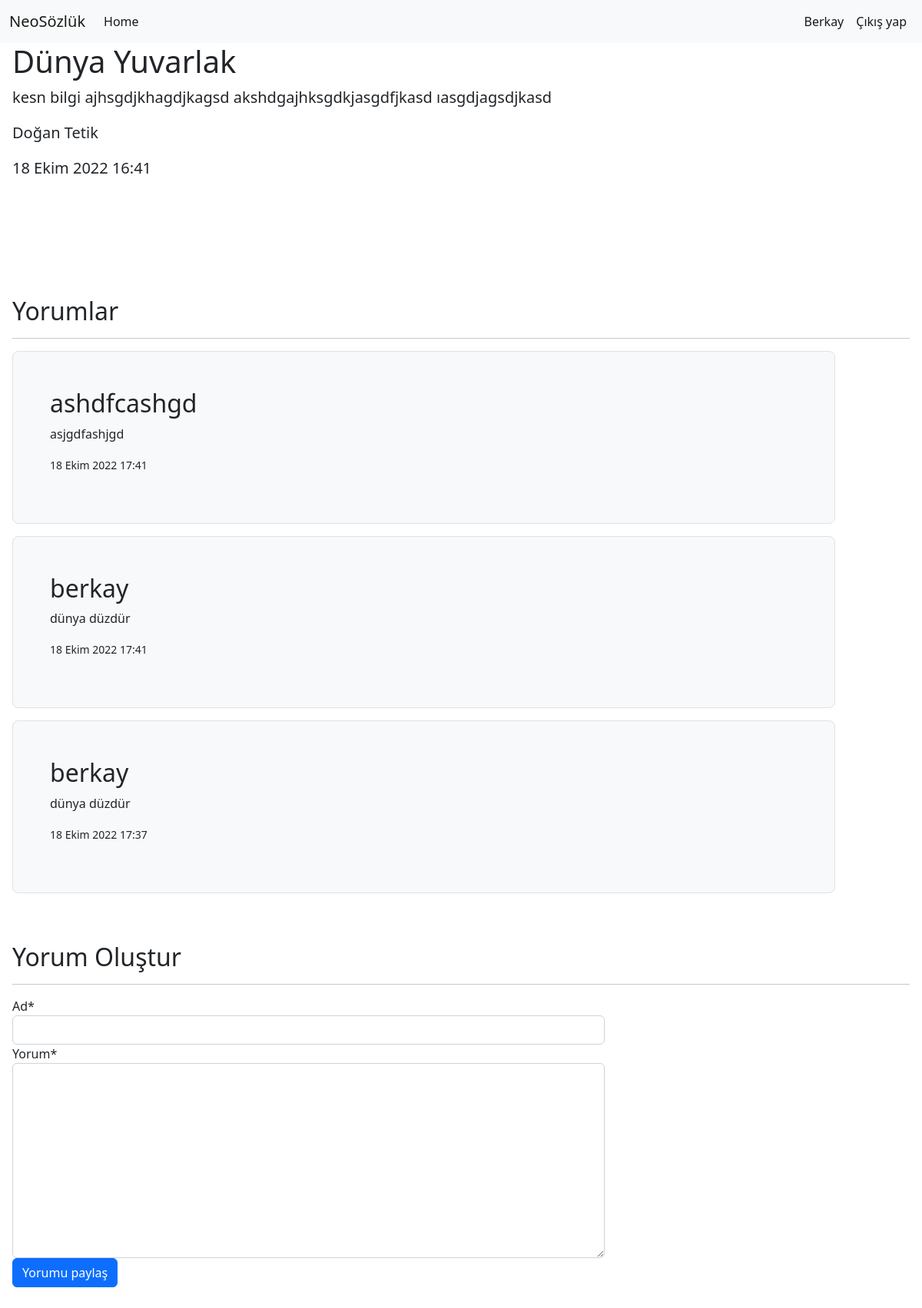
Page /detail/2/ (signed in) on the committed database.
### Appmy/models.py (models this page shows)
class Contentt(models.Model):
    title = models.CharField(("Başlık"), max_length=50)
    text = models.TextField(("Yazı"))
    yazar = models.CharField(("Yazar"), max_length=50)
    new_date = models.DateTimeField(("Yayınlanma Zamanı"), auto_now_add=True)

class Comments(models.Model):
    post = models.ForeignKey("Appmy.Contentt", verbose_name=("Post"), on_delete=models.CASCADE, related_name='comments')
    name = models.CharField(("Ad"), max_length=50)
    text = models.TextField(("Yorum"))
    com_date = models.DateTimeField(("Yorum Saati"), auto_now_add=True)
    class Meta:
        ordering = ['-com_date',]

### Appmy/views.py (the view)
# urls.py: path('detail/<id>/', detail, name='detail'),
def detail(request,id):
    postdetail = get_object_or_404(Contentt, id=id)
    form = CommenttForm(request.POST or None)
    if form.is_valid():
        comment = form.save(commit=False)
        comment.post = postdetail
        comment.save()
    context = {
        'postdetail':postdetail,
        'form':form,
    }
    return render(request, "detail.html", context)

### Appmy/forms.py
class CommenttForm(forms.ModelForm):
    class Meta:
        model = Comments
        fields = ("name","text")

### Appmy/templates/detail.html (shortened to what this page needs)
{% extends 'base.html' %}
{% load crispy_forms_tags %}
{% block body %}
    <main class="px-3">
        <h1>{{ postdetail.title }}</h1>
        <p class="lead">{{ postdetail.text }}</p>
        <p class="lead">{{ postdetail.yazar }}</p>
        <p class="lead">{{ postdetail.new_date }}</p>
        <p class="lead">
            <a href="#" class="btn btn-lg btn-secondary fw-bold border-white bg-white">asdasd</a>
        </p>
        <br><br><br>
        <h2>Yorumlar</h2>
        <hr>
        {% for i in postdetail.comments.all %}
        <div class="col-11 mb-3">
            <div class="h-100 p-5 bg-light border rounded-3">
                <h2>{{ i.name }}</h2>
                <p>{{ i.text }}</p>
                <p><small>{{ i.com_date }}</small></p>
            </div>
        </div>
        {% endfor %}
        {% if user.is_authenticated %}
            <br><br>
            <h2>Yorum Oluştur</h2>
            <hr>
            <div class="row">
                <div class="col-8">
                    <form action="" method="POST">
                        {{ form|crispy }}
                        <input class="btn btn-primary" type="submit" value="Yorumu paylaş">
                    </form>
                </div>
            </div>
            <br><br><br>
        {% endif %}
    </main>
{% endblock body %}

### Appmy/templates/part/_header.html (shortened to what this page needs)
<nav class="navbar navbar-expand-lg bg-light">
    <div class="container-fluid">
        <a class="navbar-brand" href="/">NeoSözlük</a>
        <div class="collapse navbar-collapse justify-content-between" id="navbarNav">
            <ul class="navbar-nav">
                <li class="nav-item">
                    <a class="nav-link active" aria-current="page" href="/">Home</a>
                </li>
            </ul>
            <ul class="navbar-nav">
            {% if user.is_authenticated %}
                <li class="nav-item">
                    <a class="nav-link active" aria-current="page" href="#">{{ user.first_name }}</a>
                </li>
                <li class="nav-item">
                    <a class="nav-link active" aria-current="page" href="/logout/">Çıkış yap</a>
                </li>
            {% endif %}
            </ul>
        </div>
    </div>
</nav>

### rows in the picture
Contentt: title "Dünya Yuvarlak", text "kesn bilgi ajhsgdjkhagdjkagsd akshdgajhksgdkjasgdfjkasd ıasgdjagsdjkasd", yazar "Doğan Tetik", new_date "18 Ekim 2022 16:41"
Comments: name "ashdfcashgd", text "asjgdfashjgd", com_date "18 Ekim 2022 17:41"
Comments: name "berkay", text "dünya düzdür", com_date "18 Ekim 2022 17:41"
Comments: name "berkay", text "dünya düzdür", com_date "18 Ekim 2022 17:37"

### other values in the picture
{{ user.first_name }} "Berkay"
